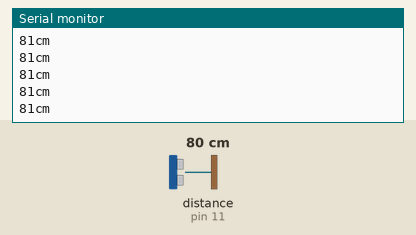
This sketch was run on a simulated Arduino Uno, built with avr-gcc and run on an emulated ATmega328P. On the bench: the last lines printed to the serial monitor. The test bench sets the inputs (shaded band); at power-on: distance to the obstacle (sensor on pin 11) 80 cm. The echo pulse lasts 58.3 µs per cm.

Above: at 1.2 s.
1.3 s: distance to the obstacle (sensor on pin 11) set to 2 cm
At 2.15 s:
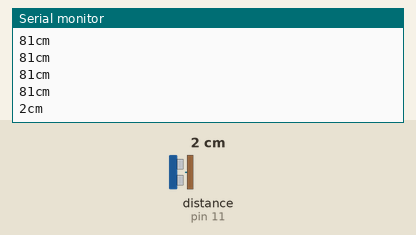
2.8 s: distance to the obstacle (sensor on pin 11) set to 4 cm
At 2.8 s:
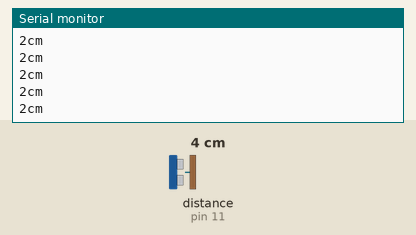
Timing chart, 0 to 5.8 s (numbered marks = the images above; inputs shaded):
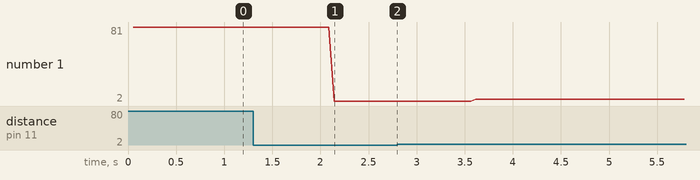

The sketch:

1.Ultrasonic.ino
```cpp
#include <NewPing.h>
#include <MedianFilter.h>
#include <Wire.h>
#define TRIGGER_PIN  12
#define ECHO_PIN     11
#define MAX_DISTANCE 450


NewPing sonar(TRIGGER_PIN, ECHO_PIN, MAX_DISTANCE);

MedianFilter filter(31,0);

void setup() {

  Serial.begin(9600);


}

void loop() {

  delay(50);
  unsigned int o,uS = sonar.ping();
  filter.in(uS);
  o = filter.out();
  o = (o / US_ROUNDTRIP_CM);
  Serial.print(o);
  Serial.println("cm");


}
```

Measured:
- after the input at 1.3 s, the serial monitor: prints a new line after 0.84 s (image 1)
- plotted number 1: 81 → 2 after the input at 1.3 s, 2 → 4 after the input at 2.8 s
